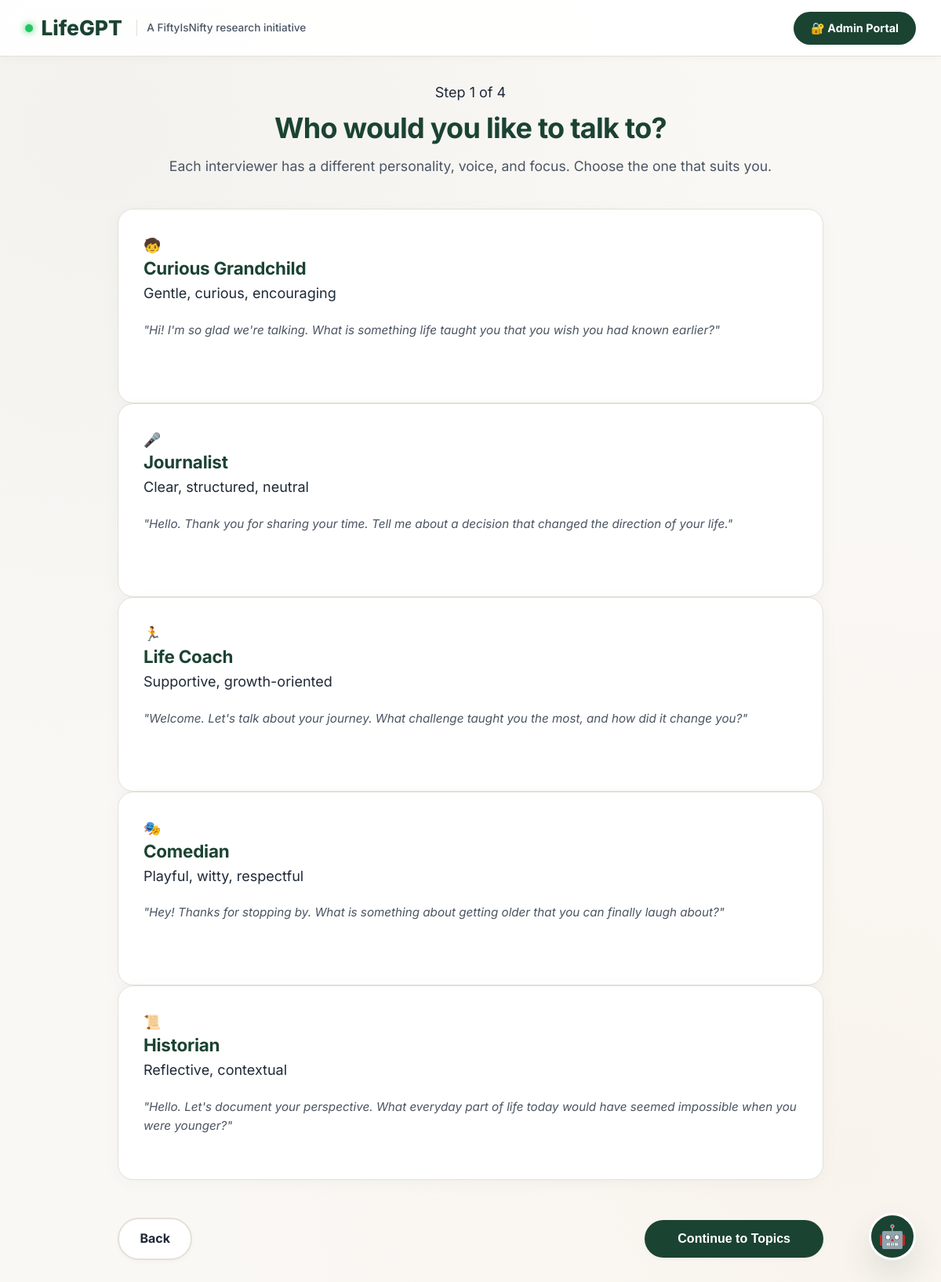
/interview/choose-persona.php, run on the app's committed database.
### tables this page shows
CREATE TABLE lg_interviewer_personas (
    persona_id    INT AUTO_INCREMENT PRIMARY KEY,
    persona_key   VARCHAR(50)  UNIQUE NOT NULL,
    name          VARCHAR(100) NOT NULL,
    avatar        VARCHAR(255) NOT NULL,
    greeting      TEXT         NOT NULL,
    system_prompt TEXT         NOT NULL,
    voice_settings JSON        NULL,
    active        TINYINT(1)   DEFAULT 1,
    created_at    TIMESTAMP DEFAULT CURRENT_TIMESTAMP,
    updated_at    TIMESTAMP DEFAULT CURRENT_TIMESTAMP ON UPDATE CURRENT_TIMESTAMP,
    INDEX idx_persona_key (persona_key)
);

### includes/db.php (called while the page is built, shortened)
<?php
class DB {
    private static ?PDO $instance = null;
    public static function getConnection(): PDO {
        if (self::$instance === null) {
            $host = config('DB_HOST', 'localhost');
            $port = config('DB_PORT', '3306');
            $dbname = config('DB_NAME', 'lifegpt');
            $username = config('DB_USER', 'root');
            $password = config('DB_PASS', '');
            $dsn = "mysql:host=$host;port=$port;dbname=$dbname;charset=utf8mb4";
            $options = [
                PDO::ATTR_ERRMODE            => PDO::ERRMODE_EXCEPTION,
                PDO::ATTR_DEFAULT_FETCH_MODE => PDO::FETCH_ASSOC,
                PDO::ATTR_EMULATE_PREPARES   => false,
            ];
            try {
                self::$instance = new PDO($dsn, $username, $password, $options);
            } catch (PDOException $e) {
                error_log("Database Connection Failure: " . $e->getMessage());
                self::showFriendlyError();
            }
        }
        return self::$instance;
    }
    public static function query(string $sql, array $params = []): PDOStatement {
        try {
            $db = self::getConnection();
            $stmt = $db->prepare($sql);
            $stmt->execute($params);
            return $stmt;
        } catch (PDOException $e) {
            error_log("Query Failure: " . $e->getMessage() . " | SQL: $sql | Params: " . json_encode($params));
            self::showFriendlyError();
        }
    }
    public static function fetchAll(string $sql, array $params = []): array {
        $stmt = self::query($sql, $params);
        return $stmt->fetchAll();
    }
}

### interview/choose-persona.php (the view, shortened to what this page needs)
<?php
require_once __DIR__ . '/../includes/db.php';
$personas = DB::fetchAll("SELECT * FROM lg_interviewer_personas WHERE active = 1");
$currentPersonaId = $_SESSION['setup_persona_id'] ?? '';
require_once __DIR__ . '/../includes/header.php';
?>
<div style="max-width: 900px; margin: 0 auto;">
    <div style="text-align: center; margin-bottom: 2.5rem;">
        <span class="hero-subtitle">Step 1 of 4</span>
        <h1 style="font-size: 2.25rem; margin-top: 0.5rem;">Who would you like to talk to?</h1>
        <p class="text-sm" style="font-size: 1.1rem; color: var(--color-text-muted);">Each interviewer has a different personality, voice, and focus. Choose the one that suits you.</p>
    </div>
    <form action="" method="POST" id="personaForm">
        <div class="persona-grid">
            <?php foreach ($personas as $p):
                $emoji = '🧒';
                $styleDesc = 'Gentle, curious, encouraging';
                switch($p['persona_key']) {
                    case 'grandchild': $emoji = '🧒'; $styleDesc = 'Gentle, curious, encouraging'; break;
                    case 'journalist': $emoji = '🎤'; $styleDesc = 'Clear, structured, neutral'; break;
                    case 'coach': $emoji = '🏃'; $styleDesc = 'Supportive, growth-oriented'; break;
                    case 'comedian': $emoji = '🎭'; $styleDesc = 'Playful, witty, respectful'; break;
                    case 'historian': $emoji = '📜'; $styleDesc = 'Reflective, contextual'; break;
                }
                $isSelected = ((int)$p['persona_id'] === (int)$currentPersonaId);
            ?>
                <div class="card persona-card <?php echo $isSelected ? 'selected' : ''; ?>"
                     data-id="<?php echo $p['persona_id']; ?>"
                     tabindex="0"
                     role="radio"
                     aria-checked="<?php echo $isSelected ? 'true' : 'false'; ?>"
                     aria-label="<?php echo htmlspecialchars($p['name']); ?> - <?php echo $styleDesc; ?>">
                    <div class="persona-avatar-wrapper">
                        <?php echo $emoji; ?>
                    </div>
                    <h2 style="font-size: 1.4rem; margin-bottom: 0.25rem;"><?php echo htmlspecialchars($p['name']); ?></h2>
                    <span class="persona-style-tag"><?php echo $styleDesc; ?></span>
                    <p class="text-sm" style="margin-top: 1.25rem; font-style: italic; min-height: 72px;">
                        "<?php echo htmlspecialchars($p['greeting']); ?>"
                    </p>
                </div>
            <?php endforeach; ?>
        </div>
        <div style="display: flex; justify-content: space-between; align-items: center; margin-top: 3rem;">
            <a href="<?php echo APP_URL; ?>/interview/start.php" class="btn btn-outline">Back</a>
            <button type="submit" class="btn btn-primary text-lg" style="padding: 0.75rem 2.5rem;">Continue to Topics</button>
        </div>
    </form>
</div>

### assets/css/lifegpt.css (style rules this page uses)
:root { --color-primary: #1B4332; --color-primary-hover: #123023; --color-primary-light: #2D6A4F; --color-mint-bg: #E8F5E9; --color-mint-border: #B7E4C7; --color-amber: #D97706; --color-amber-hover: #B45309; --color-amber-light: #FEF3C7; --color-bg-base: #FAF8F5; --color-bg-card: #FFFFFF; --color-text-main: #1F2937; --color-text-muted: #4B5563; --color-border: #E5E0D8; --color-border-hover: #CBD5E1; --color-danger: #BE123C; --color-danger-bg: #FFF1F2; --color-success: #15803D; --font-body: 'Inter', -apple-system, BlinkMacSystemFont, 'Segoe UI', Roboto, sans-serif; --radius-sm: 8px; --radius-md: 14px; --radius-lg: 20px; --radius-xl: 28px; --radius-pill: 9999px; --shadow-subtle: 0 4px 20px rgba(27, 67, 50, 0.04); --shadow-md: 0 10px 30px rgba(27, 67, 50, 0.08); --shadow-lg: 0 20px 40px rgba(27, 67, 50, 0.12); --transition: all 0.22s cubic-bezier(0.16, 1, 0.3, 1); }
* { box-sizing: border-box; margin: 0; padding: 0; }
body { background-color: var(--color-bg-base); background-image: radial-gradient(circle at 10% 10%, rgba(27, 67, 50, 0.035) 0%, transparent 45%), radial-gradient(circle at 90% 90%, rgba(217, 119, 6, 0.035) 0%, transparent 45%); color: var(--color-text-main); font-family: var(--font-body); font-size: 1.125rem; line-height: 1.6; -webkit-font-smoothing: antialiased; display: flex; flex-direction: column; min-height: 100vh; }
h1, h2, h3, h4, h5, h6 { color: var(--color-primary); font-weight: 700; line-height: 1.25; margin-bottom: 0.75rem; }
h1 { font-size: 2.5rem; letter-spacing: -0.02em; }
h2 { font-size: 1.85rem; letter-spacing: -0.01em; }
a { color: var(--color-primary); text-decoration: none; transition: var(--transition); font-weight: 600; }
.text-lg { font-size: 1.2rem; }
.text-sm { font-size: 0.95rem; color: var(--color-text-muted); }
.btn { display: inline-flex; align-items: center; justify-content: center; gap: 0.55rem; padding: 0.75rem 1.65rem; font-size: 1rem; font-weight: 700; border-radius: var(--radius-pill); border: 2px solid transparent; cursor: pointer; min-height: 48px; transition: var(--transition); text-decoration: none; box-shadow: 0 2px 6px rgba(0,0,0,0.03); white-space: nowrap; }
.btn-primary { background-color: var(--color-primary); color: #FFFFFF !important; }
.btn-outline { background-color: #FFFFFF; border-color: var(--color-border); color: var(--color-text-main); }
.card { background-color: var(--color-bg-card); border: 1px solid var(--color-border); border-radius: var(--radius-lg); padding: 2rem; box-shadow: var(--shadow-subtle); transition: var(--transition); }

### data on the page
lg_interviewer_personas: persona_key "🧒", name "Curious Grandchild", persona_key "Gentle, curious, encouraging", greeting "Hi! I'm so glad we're talking. What is something life taught you that you wish you had known earlier?"
lg_interviewer_personas: persona_key "🎤", name "Journalist", persona_key "Clear, structured, neutral", greeting "Hello. Thank you for sharing your time. Tell me about a decision that changed the direction of your life."
lg_interviewer_personas: persona_key "🏃", name "Life Coach", persona_key "Supportive, growth-oriented", greeting "Welcome. Let's talk about your journey. What challenge taught you the most, and how did it change you?"
lg_interviewer_personas: persona_key "🎭", name "Comedian", persona_key "Playful, witty, respectful", greeting "Hey! Thanks for stopping by. What is something about getting older that you can finally laugh about?"
lg_interviewer_personas: persona_key "📜", name "Historian", persona_key "Reflective, contextual", greeting "Hello. Let's document your perspective. What everyday part of life today would have seemed impossible when you were younger?"
